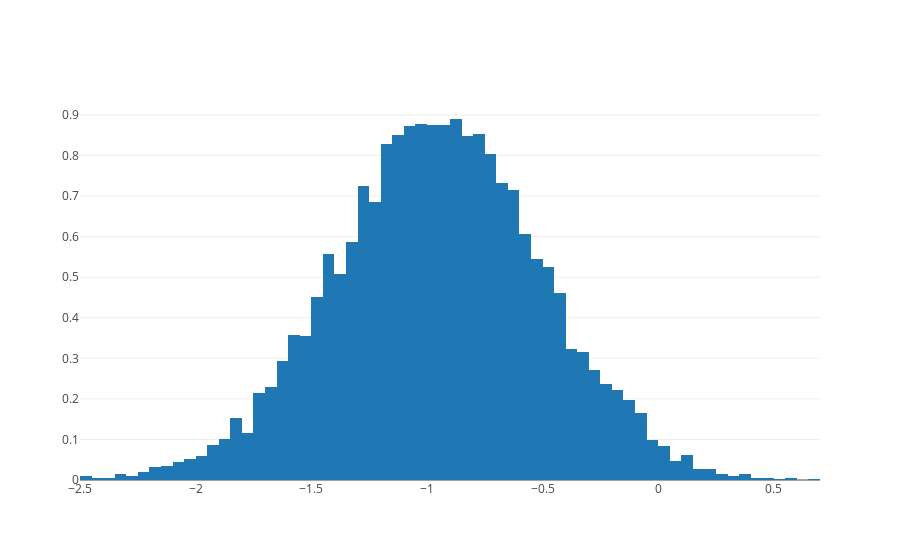

The notebook cell this image was saved under:
### Code cell
iplot(data)

### Figure 1 — Plotly figure (JSON) as saved in the notebook; plotly's stock layout.template omitted (floating-point values rounded to 4 significant figures; data arrays with more than 128 entries replaced by an {"elided": "..."} marker saying what was removed)
{"data": [{"histnorm": "probability density", "type": "histogram", "x": {"elided": "10000 float values"}}], "layout": {}}
